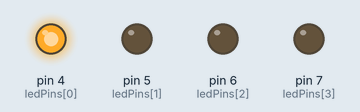
The program below on a simulated Arduino Uno, built with avr-gcc and run on an emulated ATmega328P. Parts: output pins drawn as LEDs (lit = HIGH). What the program prints to the serial monitor is not drawn.

Above: at 1.65 s.
At 2.55 s:
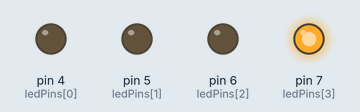
At 2.85 s:
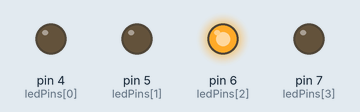
At 4.95 s:
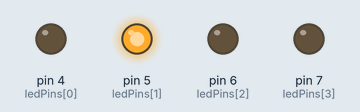
Timing chart, 0 to 5.6 s (numbered marks = the images above):
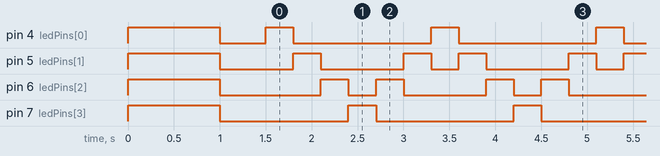

Measured:
- by itself, pin 4 (ledPins[0]): repeats every 1.8 s: HIGH 0.30 s, LOW 1.5 s
- by itself, pin 5 (ledPins[1]): repeats every 1.8 s: HIGH 0.30 s, LOW 0.90 s, HIGH 0.30 s, LOW 0.30 s
- by itself, pin 6 (ledPins[2]): repeats every 1.8 s: HIGH 0.30 s, LOW 0.30 s, HIGH 0.30 s, LOW 0.90 s
- by itself, pin 7 (ledPins[3]): alternates HIGH for 0.30 s and LOW for 1.5 s

The program:

main.cpp
```cpp
#include <Arduino.h>

// Масив з номерами GPIO для світлодіодів (підключені через резистори до GND)
const uint8_t ledPins[] = {4, 5, 6, 7};
const uint8_t numLeds = sizeof(ledPins) / sizeof(ledPins[0]);

void setup() {
  Serial.begin(115200);
  Serial.println("--- Ініціалізація GPIO ---");

  for (uint8_t i = 0; i < numLeds; i++) {
    pinMode(ledPins[i], OUTPUT);
    digitalWrite(ledPins[i], LOW);
  }

  // Тест: всі LED вмикаються на 1 секунду при старті
  for (uint8_t i = 0; i < numLeds; i++) digitalWrite(ledPins[i], HIGH);
  delay(1000);
  for (uint8_t i = 0; i < numLeds; i++) digitalWrite(ledPins[i], LOW);
  delay(500);
}

void loop() {
  // Послідовне миготіння: один за одним вперед
  for (uint8_t i = 0; i < numLeds; i++) {
    digitalWrite(ledPins[i], HIGH);
    delay(300);
    digitalWrite(ledPins[i], LOW);
  }

  // Послідовне миготіння: один за одним назад
  for (int8_t i = numLeds - 2; i >= 1; i--) {
    digitalWrite(ledPins[i], HIGH);
    delay(300);
    digitalWrite(ledPins[i], LOW);
  }
}
```
